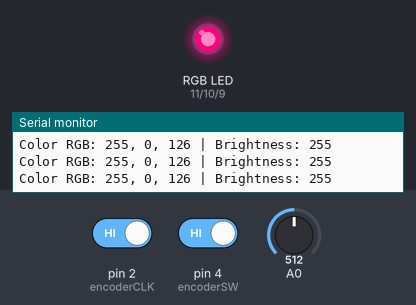
This sketch was run on a simulated Arduino Uno, built with avr-gcc and run on an emulated ATmega328P. Parts: an RGB LED mixed from three pins (HIGH = lit), the last lines printed to the serial monitor. The test bench sets the inputs (shaded band); at power-on: A0 = 512, pin 2 (encoderCLK) HIGH, pin 4 (encoderSW) HIGH.

Above: at 1.2 s.
1.3 s: A0 set to 900
At 2.1 s:
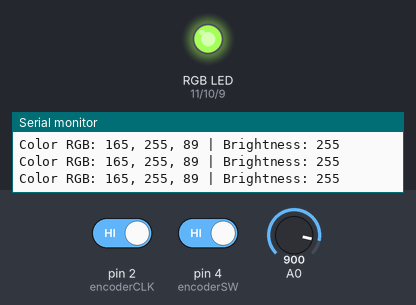
2.8 s: A0 set to 914
At 3.6 s:
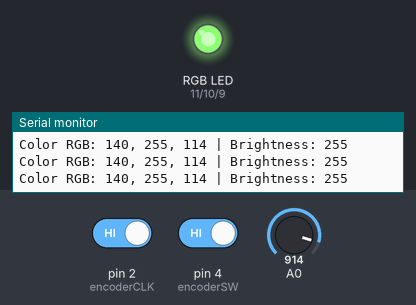
4.3 s: A0 set to 926
At 5.2 s:
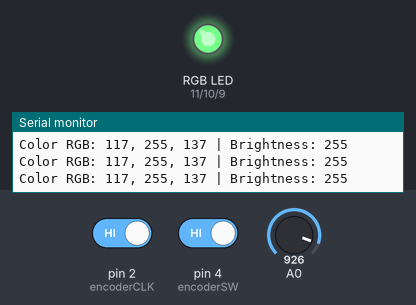
5.8 s: A0 set to 944
At 6.6 s:
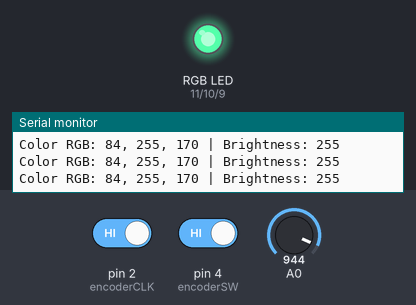
7.3 s: A0 set to 991
At 8.1 s:
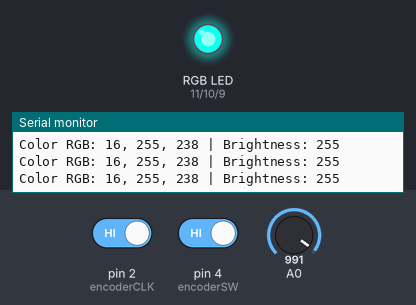
8.8 s: A0 set to 1015
At 9.9 s:
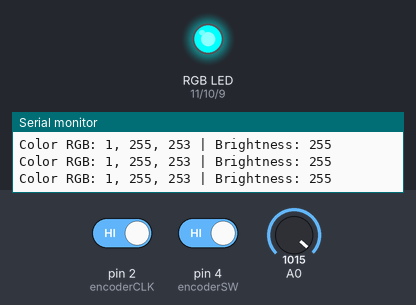
Timing chart, 0 to 11.8 s (numbered marks = the images above; inputs shaded):
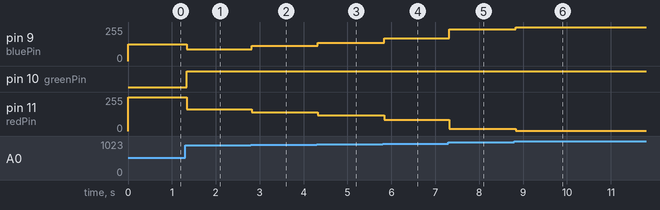

The sketch:

11.ino
```cpp
const int redPin = 11;
const int greenPin = 10;
const int bluePin = 9;
const int encoderCLK = 2;
const int encoderDT = 3;
const int encoderSW = 4;

int lastCLKState;
int currentCLKState;
int brightness = 255;
bool buttonPressed = false;
bool brightnessMode = false;

int currentRed = 0;
int currentGreen = 255;
int currentBlue = 255;

void setup() {
  pinMode(redPin, OUTPUT);
  pinMode(greenPin, OUTPUT);
  pinMode(bluePin, OUTPUT);
  pinMode(encoderCLK, INPUT);
  pinMode(encoderDT, INPUT);
  pinMode(encoderSW, INPUT_PULLUP);

  Serial.begin(9600);

  lastCLKState = digitalRead(encoderCLK);
}

void setColor(int red, int green, int blue) {
  float brightFactor = brightness / 255.0;
  analogWrite(redPin, red * brightFactor);
  analogWrite(greenPin, green * brightFactor);
  analogWrite(bluePin, blue * brightFactor);

  currentRed = red;
  currentGreen = green;
  currentBlue = blue;
}

float smoothTransition(float start, float end, float progress) {
  float eased = progress * progress * (3.0 - 2.0 * progress);
  return start + (end - start) * eased;
}

void handleEncoder() {
  currentCLKState = digitalRead(encoderCLK);

  if (currentCLKState != lastCLKState && currentCLKState == HIGH) {
    if (digitalRead(encoderDT) != currentCLKState) {
      if (brightnessMode) {
        brightness = constrain(brightness + 5, 0, 255);
      }
    } else {
      if (brightnessMode) {
        brightness = constrain(brightness - 5, 0, 255);
      }
    }
    Serial.print("Brightness: ");
    Serial.println(brightness);
  }
  lastCLKState = currentCLKState;
}

void handleButton() {
  if (digitalRead(encoderSW) == LOW && !buttonPressed) {
    delay(50);
    if (digitalRead(encoderSW) == LOW) {
      buttonPressed = true;
      brightnessMode = !brightnessMode;

      if (brightnessMode) {
        Serial.println("Brightness mode ON");
      } else {
        Serial.println("Color mode ON");
      }
    }
  }

  if (digitalRead(encoderSW) == HIGH && buttonPressed) {
    buttonPressed = false;
    delay(50);
  }
}

void loop() {
  handleEncoder();
  handleButton();

  if (!brightnessMode) {
    int potValue = analogRead(A0);
    float position = potValue / 1023.0;

    int segment = position * 5;
    float segmentPos = (position * 5) - segment;

    int redValue, greenValue, blueValue;

    switch(segment) {
      case 0:
        redValue = 0;
        greenValue = smoothTransition(255, 0, segmentPos);
        blueValue = 255;
        break;

      case 1:
        redValue = smoothTransition(0, 255, segmentPos);
        greenValue = 0;
        blueValue = 255;
        break;

      case 2:
        redValue = 255;
        greenValue = 0;
        blueValue = smoothTransition(255, 0, segmentPos);
        break;

      case 3:
        redValue = 255;
        greenValue = smoothTransition(0, 255, segmentPos);
        blueValue = 0;
        break;

      case 4:
        redValue = smoothTransition(255, 0, segmentPos);
        greenValue = 255;
        blueValue = smoothTransition(0, 255, segmentPos);
        break;

      default:
        redValue = 0;
        greenValue = 255;
        blueValue = 255;
    }

    redValue = constrain(redValue, 0, 255);
    greenValue = constrain(greenValue, 0, 255);
    blueValue = constrain(blueValue, 0, 255);

    setColor(redValue, greenValue, blueValue);

    Serial.print("Color RGB: ");
    Serial.print(redValue);
    Serial.print(", ");
    Serial.print(greenValue);
    Serial.print(", ");
    Serial.print(blueValue);
    Serial.print(" | Brightness: ");
    Serial.println(brightness);
  } else {
    setColor(currentRed, currentGreen, currentBlue);
  }

  delay(10);
}
```

Measured:
- after the input at 1.3 s, pin 9 (bluePin): 126/255 → 89/255 at once; pin 10 (greenPin): LOW → HIGH at once; pin 11 (redPin): 255/255 → 165/255 at once
- after the input at 2.8 s, pin 9 (bluePin): 89/255 → 114/255 at once; pin 11 (redPin): 165/255 → 140/255 at once
- after the input at 4.3 s, pin 9 (bluePin): 114/255 → 137/255 at once; pin 11 (redPin): 140/255 → 117/255 at once
- after the input at 5.8 s, pin 9 (bluePin): 137/255 → 170/255 at once; pin 11 (redPin): 117/255 → 84/255 at once
- after the input at 7.3 s, pin 9 (bluePin): 170/255 → 238/255 at once; pin 11 (redPin): 84/255 → 16/255 at once
- after the input at 8.8 s, pin 9 (bluePin): 238/255 → 253/255 at once; pin 11 (redPin): 16/255 → 1/255 at once
